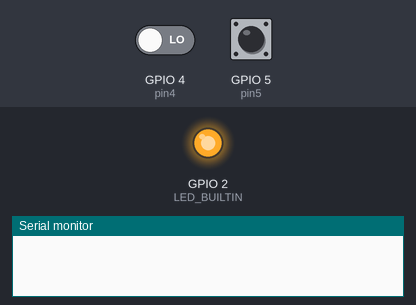
This sketch was run on a simulated ESP8266 (NodeMCU). Parts: output pins drawn as LEDs (lit = HIGH, except the on-board LED, lit = LOW), the last lines printed to the serial monitor. The test bench sets the inputs (shaded band); at power-on: GPIO 5 (pin5) HIGH, GPIO 4 (pin4) LOW.

Above: at 1.2 s.
1.3 s: GPIO 5 (pin5) pulled LOW for 0.15 s
At 2.4 s:
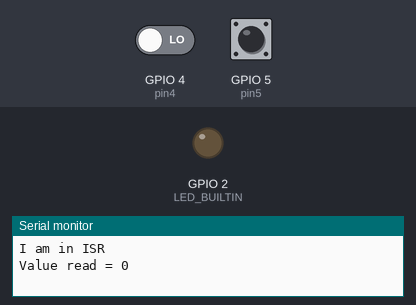
Timing chart, 0 to 4.3 s (numbered marks = the images above; inputs shaded):
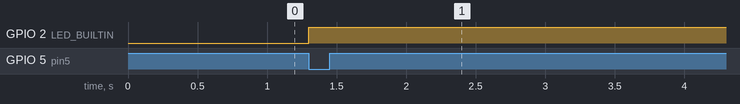

The sketch:

sketch_feb2a.ino
```cpp
const byte pin5 = 5;
const byte pin4 = 4;

void ICACHE_RAM_ATTR ISRoutine ();

void setup () {
Serial.begin(115200);
pinMode(pin5,INPUT_PULLUP);
pinMode(LED_BUILTIN,OUTPUT);
attachInterrupt(digitalPinToInterrupt(pin5),ISRoutine,FALLING);
pinMode(pin4,INPUT);
}

void loop () {

// Repeatative code here

}

void ISRoutine () {
int value;
Serial.println("I am in ISR");
value = digitalRead(pin4);
Serial.print("Value read = ");
Serial.println(value);
digitalWrite(LED_BUILTIN,!value);
}
```

Measured:
- after the input at 1.3 s, GPIO 2 (LED_BUILTIN): LOW → HIGH at once
